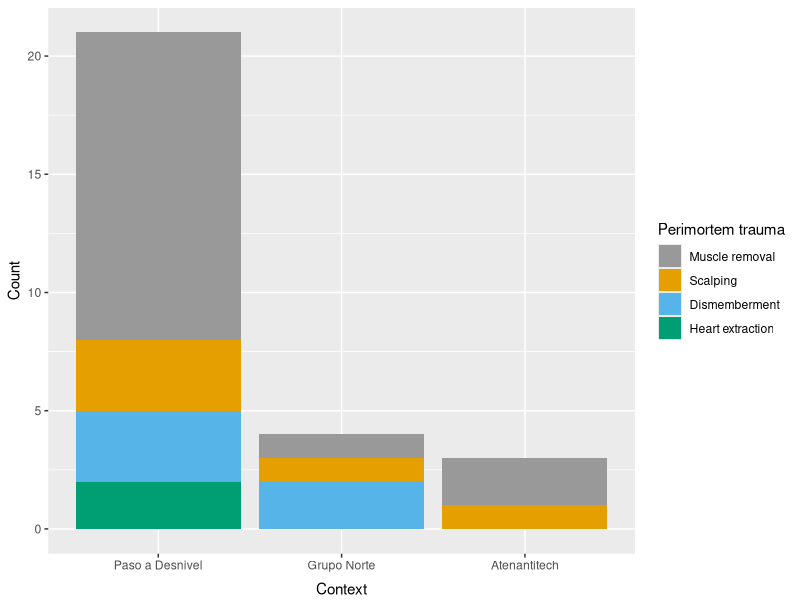
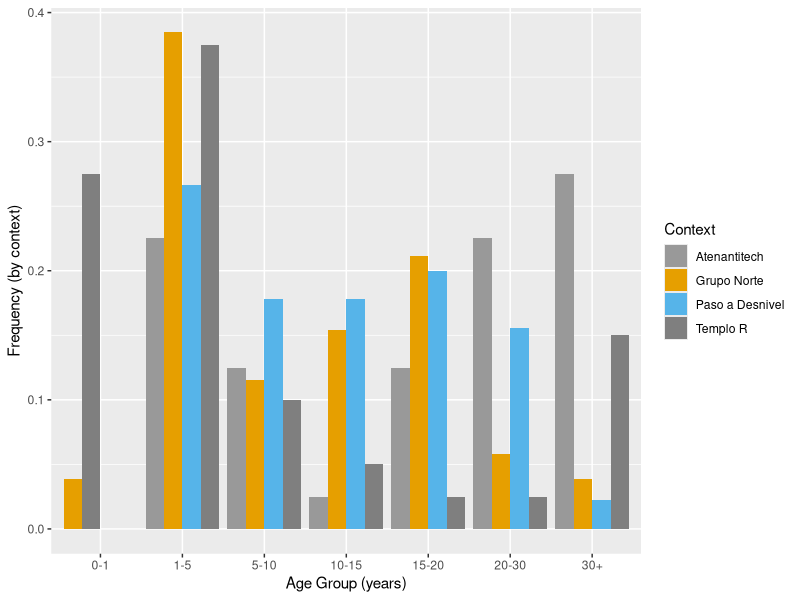
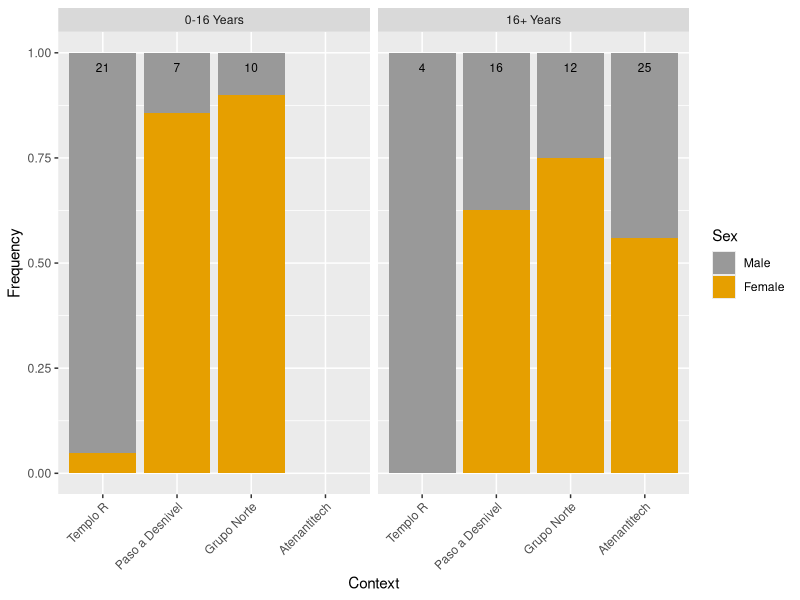
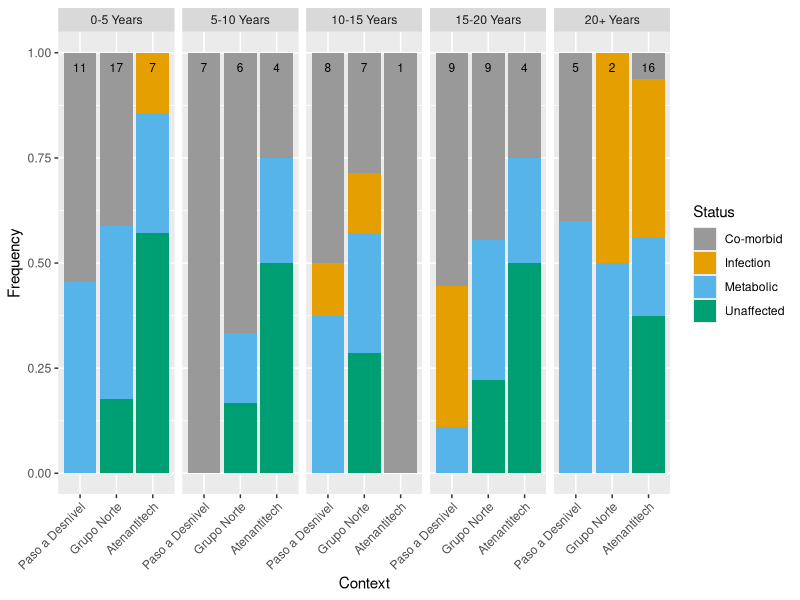
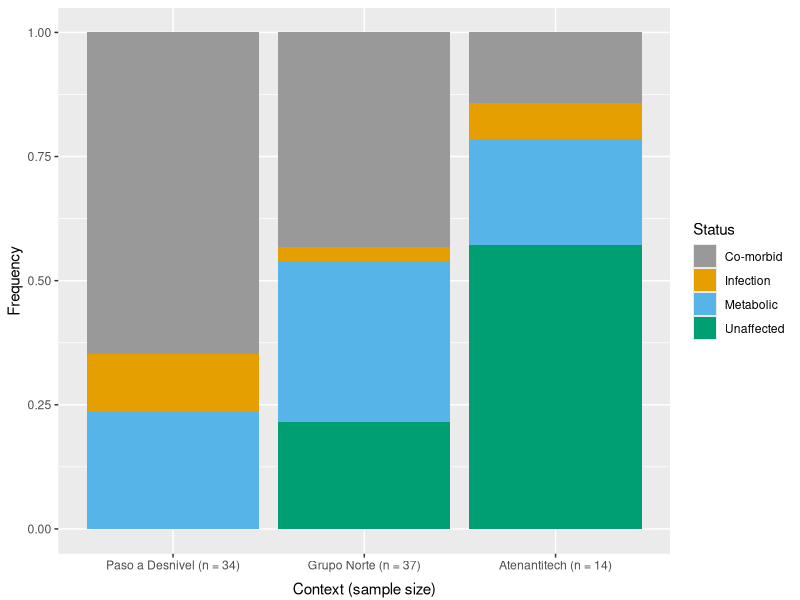

Recreate these plots in R, in order.
#read in data table
TLT<-read.csv("TLT_analysis_ready.csv", header = T)

#load required libraries
library(ggplot2)
library(tidyr)
library(dplyr)
library(tibble)

# Color blind-friendly palette with grey:
cbp1 <- c("#999999", "#E69F00", "#56B4E9", "#009E73",
          "#F0E442", "#0072B2", "#D55E00", "#CC79A7")

#-------------------------------------------------------------------------------
#Figure 5.
#Age-at-death distribution by context. For the age ranges, the lower value is 
#exclusive, and the higher value is inclusive. For example, Age Group 1-5 contains 
#individuals more than one year of age at death up to and including five years of
#age at death, whereas individuals one year or less of age at death are in Age
#Group 0-1.
#-------------------------------------------------------------------------------

fig5 <- TLT %>% 
  mutate(AgeGroup = cut(Age, 
                        breaks = c(-Inf,1,5,10,15,20,30,Inf), 
                        labels = c("0-1","1-5","5-10","10-15","15-20","20-30","30+"), 
                        right = TRUE, ordered_result = TRUE),
         Context = factor(Context, levels = c("Atenantitech", "Grupo_Norte","Paso_a_desnivel", "Templo-R"))) %>%
  group_by(Context, AgeGroup) %>% #unique combinations of arguments
  dplyr::summarize(count = n()) %>% #creates column AND condenses data into smallest units
  group_by(Context) %>%
  mutate(
    total = sum(count),
    perc = count/total
  ) %>%
  dplyr::ungroup(.) %>%
  ggplot(data, mapping = aes(fill=Context, y=perc, x=AgeGroup)) + 
  geom_bar(position=position_dodge(preserve = "single"), stat="identity") + 
  xlab("Age Group (years)") + ylab("Frequency (by context)") +
  scale_fill_manual(labels = c("Atenantitech", "Grupo Norte", "Paso a Desnivel", "Templo R"),
                    values = cbp1)

#-------------------------------------------------------------------------------
#Figure 7.
#Sex prevalence by context and age category. Sample sizes indicate the number of 
#individuals for which sex assessments were possible. Genetic sex determination 
#of individuals in the 0-16 age category was performed by De La Cruz et al. 
#(2008) (Templo R) and Morales-Arce et al. (2019) (Grupo Norte and Paso a Desnivel). 
#-------------------------------------------------------------------------------

age_variable_names <- c(
  "0-16" = "0-16 Years",
  "16+" = "16+ Years")


fig7SampleSizes <-TLT %>% #sex by age and context, 0-16, 16+
  mutate(AgeGroup = cut(Age, 
                        breaks = c(-Inf,16,Inf), 
                        labels = c("0-16","16+"), 
                        right = TRUE, ordered_result = TRUE),
         Context = factor(Context, levels = c("Ehecatl-Quetzalcoatl", "Paso_a_desnivel", "Grupo_Norte", "Atenantitech")),
         Sex = factor(TLT$Sex,
                      levels = c(0,1,NA),
                      labels = c("Male", "Female"))) %>%
  filter(!is.na(Sex)) %>%
  group_by(Context, AgeGroup, Sex) %>%
  summarize(count = n()) %>%
  group_by(Context, AgeGroup) %>%
  summarize(total = sum(count))


fig7 <- TLT %>% #sex by age and context, 0-16, 16+
  mutate(AgeGroup = cut(Age, 
                        breaks = c(-Inf,16,Inf), 
                        labels = c("0-16","16+"), 
                        right = TRUE, ordered_result = TRUE),
         Context = factor(Context, levels = c("Ehecatl-Quetzalcoatl", "Paso_a_desnivel", "Grupo_Norte", "Atenantitech")),
         Sex = factor(TLT$Sex,
                      levels = c(0,1,NA),
                      labels = c("Male", "Female"))) %>%
  filter(!is.na(Sex)) %>%
  group_by(Context, AgeGroup, Sex) %>%
  summarize(count = n()) %>%
  group_by(Context, AgeGroup) %>%
  mutate(
    total = sum(count),
    perc = count/total) %>%
  ungroup(.) %>%
  ggplot(., aes(x=Context)) + 
  geom_bar(stat="identity", aes(fill = Sex, y = perc)) + 
  xlab("Context") +
  ylab("Frequency") +
  facet_grid(. ~ AgeGroup, labeller = labeller(
    AgeGroup = age_variable_names
  )) +
  theme(axis.text.x = element_text(angle = 45)) +
  theme(axis.text.x = element_text(vjust=1, hjust = 1)) +
  scale_x_discrete(labels = c("Templo R", "Paso a Desnivel", "Grupo Norte", "Atenantitech")) +
  geom_text(data = fig7SampleSizes, size = 3, aes(y = .965, label = paste(total))) +
  scale_fill_manual(values = cbp1) 

#------------------------------------------------------------------------------
#Figure 8.
#Prevalence of pathology by context across age groups. Sample size is indicated 
#for each context for each age category. Note that there is only one observable 
#individual from Atenantitech for the 10-15 year age category.
#------------------------------------------------------------------------------

#age group labels that will be printed on plot 
age_variable_names <- c(
  "0-5" = "0-5 Years",
  "5-10" = "5-10 Years",
  "10-15" = "10-15 Years",
  "15-20" = "15-20 Years",
  "20+" = "20+ Years"
)

sample_sizes <- TLT %>%
  mutate(AgeGroup = cut(Age, 
                        breaks = c(-Inf,5,10,15,20,Inf), 
                        labels = c("0-5","5-10","10-15","15-20","20+"),
                        right = TRUE, ordered = TRUE),
         Context = factor(Context, levels = c("Paso_a_desnivel", "Grupo_Norte", "Atenantitech")),
         Metabolic = ifelse(Scurvy == 1 | Anemia == 1, 1, 0)) %>%
  filter(Context != "Ehecatl-Quetzalcoatl", !is.na(Metabolic), !is.na(Infection)) %>%
  group_by(Context, AgeGroup) %>%
  mutate(Status = ifelse(Infection == 1 & Metabolic == 0, "Infection", 
                         ifelse(Metabolic == 1 & Infection == 0, "Metabolic",
                                ifelse(Infection == 1 & Metabolic == 1, "Co-morbid","Unaffected")))) %>%
  group_by(Context, AgeGroup, Status) %>%
  summarize(count = n()) %>%
  group_by(Context, AgeGroup) %>%
  summarize(total = sum(count))

fig8 <- TLT %>%
  mutate(AgeGroup = cut(Age, 
                        breaks = c(-Inf,5,10,15,20,Inf), 
                        labels = c("0-5","5-10","10-15","15-20","20+")),
         Context = factor(Context, levels = c("Paso_a_desnivel", "Grupo_Norte", "Atenantitech")),
         Metabolic = ifelse(Scurvy == 1 | Anemia == 1, 1, 0)) %>%
  filter(Context != "Ehecatl-Quetzalcoatl", !is.na(Metabolic), !is.na(Infection)) %>%
  group_by(Context, AgeGroup) %>%
  mutate(Status = ifelse(Infection == 1 & Metabolic == 0, "Infection", 
                         ifelse(Metabolic == 1 & Infection == 0, "Metabolic",
                                ifelse(Infection == 1 & Metabolic == 1, "Co-morbid","Unaffected")))) %>%
  group_by(Context, AgeGroup, Status) %>%
  summarize(count = n()) %>%
  group_by(Context, AgeGroup) %>%
  mutate(
    total = sum(count),
    perc = count/total
  ) %>%
  ungroup(.) %>%
  ggplot(., aes(x=Context)) + 
  geom_bar(stat = "identity", aes(fill=Status, y=perc)) + 
  xlab("Context") +
  ylab("Frequency") +
  facet_grid(.~ AgeGroup, labeller = labeller(
    AgeGroup = age_variable_names
  )) +
  theme(axis.text.x = element_text(angle = 45)) +
  theme(axis.text.x = element_text(vjust=1, hjust = 1)) +
  scale_x_discrete(labels = c("Paso a Desnivel", "Grupo Norte", "Atenantitech")) +
  geom_text(data = sample_sizes, size = 3, aes(y = .965, label = paste(total))) +
  scale_fill_manual(values = cbp1)

#------------------------------------------------------------------------------
#Figure 9.
#Prevalence of pathology in individuals younger than 20 years by context
#------------------------------------------------------------------------------

fig9 <- TLT %>%
  filter(Age < 20) %>%
  mutate(Context = factor(Context, levels = c("Paso_a_desnivel", "Grupo_Norte", "Atenantitech")),
         Metabolic = ifelse(Scurvy == 1 | Anemia == 1, 1, 0)) %>%
  filter(Context != "Ehecatl-Quetzalcoatl", !is.na(Metabolic), !is.na(Infection)) %>%
  mutate(Status = ifelse(Infection == 1 & Metabolic == 0, "Infection", 
                         ifelse(Metabolic == 1 & Infection == 0, "Metabolic",
                                ifelse(Infection == 1 & Metabolic == 1, "Co-morbid","Unaffected")))) %>%
  group_by(Context, Status) %>%
  summarize(count = n()) %>%
  mutate(
    total = sum(count),
    perc = count/total
  ) %>%
  ungroup(.) %>%
  ggplot(data, mapping = aes(fill=Status, y=perc, x=Context)) + 
  geom_bar(stat="identity") + 
  xlab("Context (sample size)") +
  ylab("Frequency") +
  scale_x_discrete(labels = c("Paso a Desnivel (n = 34)", "Grupo Norte (n = 37)", "Atenantitech (n = 14)")) +
  theme(axis.text.x = element_text(angle = 0), axis.title.x = element_text(vjust = -.5)) +
  scale_fill_manual(values = cbp1)

#-------------------------------------------------
#Figure 10
#Count of each type of perimortem trauma by context. Some individuals are 
#represented more than once because they had more than one type of 
#peri-postmortem trauma.
#-------------------------------------------------

fig10 <- TLT %>%
  mutate(Context = factor(Context, levels = c("Paso_a_desnivel", "Grupo_Norte", "Atenantitech"))) %>%
  filter(Context != "Ehecatl-Quetzalcoatl") %>%
  group_by(Context) %>%
  summarize_at(vars(Scalping, Muscle_removal, Heart_extraction, Dismemberment), list(~ sum(., na.rm = TRUE))) %>%
  pivot_longer(!Context, names_to = "Trauma", values_to = "Count") %>%
  mutate(Trauma = factor(Trauma, levels = c("Muscle_removal", "Scalping","Dismemberment", "Heart_extraction"))) %>%
  ggplot(., mapping = aes(fill=Trauma, y=Count, x=Context)) + 
  geom_bar(stat="identity") + # position = position_dodge()) remove position argument to stack data
  xlab("Context") +
  ylab("Count") +
  theme(axis.text.x = element_text(angle = 0), axis.title.x = element_text(vjust = -.5)) +
  scale_fill_manual(name = "Perimortem trauma", labels = c("Muscle removal", "Scalping", "Dismemberment", "Heart extraction"),
                    values = cbp1) +
  scale_x_discrete(labels = c("Paso a Desnivel", "Grupo Norte", "Atenantitech"))
